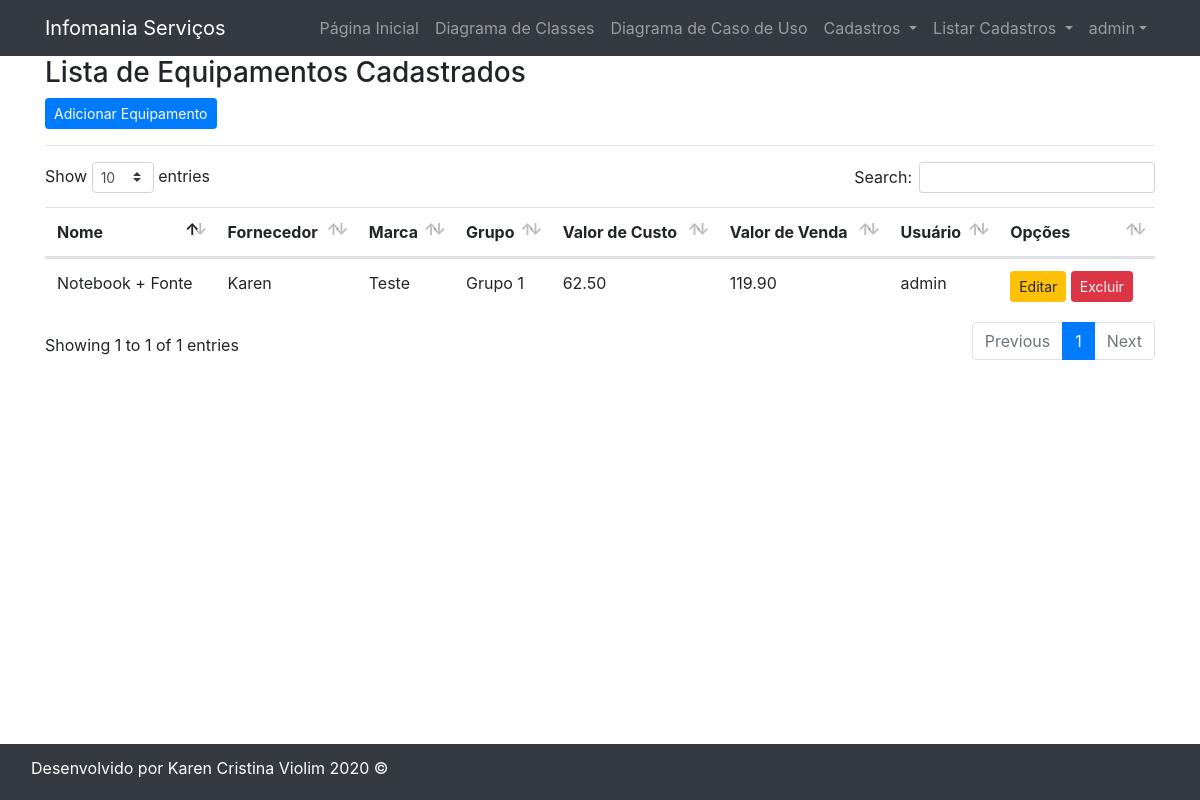
Screenshot of /listar/equipamento/ (signed in) with the database file from the repository.
### cadastros/models.py (models this page shows, shortened)
class Equipamento(models.Model):
    nome_eq = models.CharField(max_length=100, verbose_name="Nome do Equipamento")
    fornecedor = models.CharField(max_length=100)
    marca = models.ForeignKey(Marca, on_delete=models.PROTECT)
    grupo = models.ForeignKey(Grupo, on_delete=models.PROTECT)
    valor_compra = models.DecimalField(decimal_places=2, max_digits=8, verbose_name="Valor de Custo")
    valor_venda = models.DecimalField(decimal_places=2, max_digits=8, verbose_name="Valor de Venda")
    usuario = models.ForeignKey(User, on_delete=models.PROTECT)

class Marca(models.Model):
    nome = models.CharField(max_length=80)
    descricao = models.CharField(max_length=100, verbose_name="Descrição")

class Grupo(models.Model):
    descricao = models.CharField(max_length=100, verbose_name="Descrição")

### cadastros/views.py (the view)
# urls.py: path('listar/equipamento/', EquipamentoList.as_view(), name='listar-equipamento'),
class EquipamentoList(LoginRequiredMixin, ListView):
    login_url = reverse_lazy('login')
    model = Equipamento
    template_name = 'cadastros/listas/equipamento.html'
    def get_queryset(self):
        self.object_list = Equipamento.objects.filter(usuario=self.request.user)
        return self.object_list

### cadastros/templates/cadastros/listas/equipamento.html (shortened to what this page needs)
{% extends 'paginas/modelo.html' %} {% load static %} {% block menu %}
<div class="col-md-12">
    <h3>Lista de Equipamentos Cadastrados</h3>
    <a href="{% url 'cadastrar-equipamento' %}" class="btn btn-primary btn-sm">Adicionar Equipamento</a>
    <hr>
    <div class="table responsive">
        <table class="table table striped" id="tabela_equipamento">
            <thead>
                <tr>
                    <th>Nome</th>
                    <th>Fornecedor</th>
                    <th>Marca</th>
                    <th>Grupo</th>
                    <th>Valor de Custo</th>
                    <th>Valor de Venda</th>
                    <th>Usuário</th>
                    <th>Opções</th>
                </tr>
            </thead>
            <tbody>
                {% for equipamento in object_list %}
                <tr>
                    <td>{{ equipamento.nome_eq }}</td>
                    <td>{{ equipamento.fornecedor }}</td>
                    <td>{{ equipamento.marca.nome }}</td>
                    <td>{{ equipamento.grupo.descricao }}</td>
                    <td>{{ equipamento.valor_compra }}</td>
                    <td>{{ equipamento.valor_venda }}</td>
                    <td>{{ equipamento.usuario }}</td>
                    <td>
                        <a href="{% url 'editar-equipamento' equipamento.pk %}" class="btn btn-warning btn-sm" title="Excluir">Editar</a>
                        <a href="{% url 'excluir-equipamento' equipamento.pk%}" class="btn btn-danger btn-sm" title="Editar">Excluir</a>
                    </td>
                </tr>
                {% empty %}
                <tr>
                    <td colspan="3">Nenhum campo registrado.</td>
                </tr>
                {% endfor %}
            </tbody>
        </table>
    </div>
</div>
{% endblock %} {% block lateral %} {% endblock %}

### paginas/templates/paginas/modelo.html (shortened to what this page needs)
{% load static %}
<!DOCTYPE html>
<html lang="pt-br">
<head>
    <link rel="stylesheet" href="{% static 'css/bootstrap.min.css' %}">
    <link rel="stylesheet" href="{% static 'css/font-awesome.min.css' %}">
    <link rel="stylesheet" href="{% static 'css/blog-home.css' %}">
    <link rel="stylesheet" href="{% static 'css/modern-business.css' %}">
    <link rel="stylesheet" type="text/css" href="{% static 'css/datatables.min.css' %}">
</head>
<body>
    {% block cabecalho %}
    <nav class="navbar navbar-expand-lg navbar-dark bg-dark fixed-top">
        <div class="container">
            <a class="navbar-brand" href="{% url 'index' %}">Infomania Serviços</a>
            <div class="collapse navbar-collapse" id="navbarResponsive">
                <ul class="navbar-nav ml-auto">
                    <li class="nav-item">
                        <a class="nav-link" href="{% url 'index' %}">Página Inicial
                        </a>
                    </li>
                    <li class="nav-item">
                        <a class="nav-link" href="{% url 'sobre' %}">Diagrama de Classes</a>
                    </li>
                    <li class="nav-item">
                        <a class="nav-link" href="{% url 'sobre2' %}">Diagrama de Caso de Uso</a>
                    </li>
                    {% if request.user.is_authenticated %}
                    <li class="nav-item dropdown">
                        <a class="nav-link dropdown-toggle" href="#" id="navbarDropdownPortfolio" role="button" data-toggle="dropdown" aria-haspopup="true" aria-expanded="false">
                          Cadastros
                        </a>
                    </li>
                    {% endif %} {% if request.user.is_authenticated %}
                    <li class="nav-item dropdown">
                        <a class="nav-link dropdown-toggle" href="#" id="navbarDropdownBlog" data-toggle="dropdown" aria-haspopup="true" aria-expanded="false">
                          Listar Cadastros
                        </a>
                    </li>
                    {% endif %} {% if request.user.is_authenticated %}
                    <li class="nav-item dropdown">
                        <a class="nav-link dropdown-toggle" href="#" id="navbarDropdownBlog" data-toggle="dropdown" aria-haspopup="true" aria-expanded="false">{{request.user}}</a>
                    </li>
                    {% endif %}
                </ul>
            </div>
    </nav>
    {% endblock %}
    <div class="container">
        <div class="row">
            {% block menu %}{% endblock %}
            <div class="col-md-4">
     {% block rodape %}
    <nav class="navbar navbar-expand-lg navbar-dark bg-dark fixed-bottom">
        <footer class="py-1 bg-dark pagination justify-content-center mb-2">
            <div class="container">
                <p class="m-0 text-center text-white">Desenvolvido por Karen Cristina Violim 2020 &copy;</p>
            </div>
        </footer>
    </nav>
    {% endblock %}
</body>
</html>

### static/css/blog-home.css (style rules this page uses)
body { padding-top: 56px; }

### static/css/modern-business.css (style rules this page uses)
body { padding-top: 56px; }

### rows the page displays
Equipamento: nome_eq "Notebook + Fonte", fornecedor "Karen", marca.nome "Teste", grupo.descricao "Grupo 1", valor_compra "62.50", valor_venda "119.90", usuario "admin"

### other values shown
{{ request.user }} "admin"
